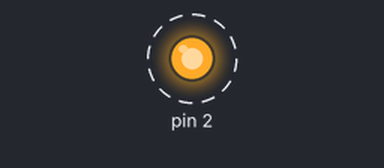
Simulated run of this sketch. Board: Arduino Uno, built with avr-gcc and run on an emulated ATmega328P. Shown: output pins drawn as LEDs (lit = HIGH). Dashed ring = blinking.

Above: at 0.02 s.
Timing chart, 0 to 3.0 s (numbered marks = the images above):
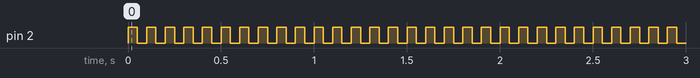

Measured:
- by itself, pin 2: alternates HIGH for 0.05 s and LOW for 0.05 s

The sketch:

Stepper_elemental_I.ino
```cpp
// Elemental program without declared variables, useful for basic testing of stepper motors
void setup()
{
  pinMode(2, OUTPUT);
}
void loop()
{
  {
    digitalWrite(2, HIGH);
    delay(50); // 5 Volts in Multumeter if is set in 2000 milliseconds
    digitalWrite(2, LOW);
    delay(50); // 5 Volts in Multumeter if is set in 2000 milliseconds
  }
}
// Author: René A. Cartaya L.
```
